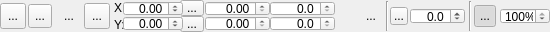
<?xml version="1.0" encoding="UTF-8"?>
<ui version="4.0">
 <class>ImageToolbarWidget</class>
 <widget class="QWidget" name="ImageToolbarWidget">
  <property name="geometry">
   <rect>
    <x>0</x>
    <y>0</y>
    <width>550</width>
    <height>32</height>
   </rect>
  </property>
  <property name="minimumSize">
   <size>
    <width>550</width>
    <height>0</height>
   </size>
  </property>
  <widget class="QToolButton" name="importImage_ToolButton">
   <property name="geometry">
    <rect>
     <x>0</x>
     <y>3</y>
     <width>26</width>
     <height>26</height>
    </rect>
   </property>
   <property name="text">
    <string>...</string>
   </property>
   <property name="icon">
    <iconset resource="../vmisc/share/resources/icon.qrc">
     <normaloff>:/icon/32x32/add_image.png</normaloff>:/icon/32x32/add_image.png</iconset>
   </property>
   <property name="iconSize">
    <size>
     <width>26</width>
     <height>26</height>
    </size>
   </property>
  </widget>
  <widget class="QToolButton" name="deleteImage_ToolButton">
   <property name="geometry">
    <rect>
     <x>28</x>
     <y>4</y>
     <width>24</width>
     <height>24</height>
    </rect>
   </property>
   <property name="text">
    <string>...</string>
   </property>
   <property name="icon">
    <iconset resource="../vmisc/share/resources/icon.qrc">
     <normaloff>:/icon/32x32/trashcan.png</normaloff>:/icon/32x32/trashcan.png</iconset>
   </property>
   <property name="iconSize">
    <size>
     <width>24</width>
     <height>24</height>
    </size>
   </property>
   <property name="checkable">
    <bool>true</bool>
   </property>
  </widget>
  <widget class="QToolButton" name="locked_ToolButton">
   <property name="geometry">
    <rect>
     <x>56</x>
     <y>3</y>
     <width>26</width>
     <height>26</height>
    </rect>
   </property>
   <property name="styleSheet">
    <string notr="true">QToolButton{
border: none
}

QToolButton::checked{
border: none
}

QToolButton::hover{
border-image: url(:/icon/32x32/lock_hover.png);
}

</string>
   </property>
   <property name="text">
    <string>...</string>
   </property>
   <property name="icon">
    <iconset resource="../vmisc/share/resources/icon.qrc">
     <normaloff>:/icon/32x32/lock_off.png</normaloff>
     <normalon>:/icon/32x32/lock_on.png</normalon>:/icon/32x32/lock_off.png</iconset>
   </property>
   <property name="iconSize">
    <size>
     <width>26</width>
     <height>26</height>
    </size>
   </property>
   <property name="checkable">
    <bool>true</bool>
   </property>
  </widget>
  <widget class="QToolButton" name="setAlignment_ToolButton">
   <property name="geometry">
    <rect>
     <x>84</x>
     <y>3</y>
     <width>26</width>
     <height>26</height>
    </rect>
   </property>
   <property name="text">
    <string>...</string>
   </property>
   <property name="icon">
    <iconset resource="../vmisc/share/resources/icon.qrc">
     <normaloff>:/icon/32x32/alignment.png</normaloff>:/icon/32x32/alignment.png</iconset>
   </property>
   <property name="iconSize">
    <size>
     <width>26</width>
     <height>26</height>
    </size>
   </property>
   <property name="checkable">
    <bool>true</bool>
   </property>
  </widget>
  <widget class="QToolButton" name="aspectLocked_ToolButton">
   <property name="geometry">
    <rect>
     <x>337</x>
     <y>5</y>
     <width>22</width>
     <height>22</height>
    </rect>
   </property>
   <property name="styleSheet">
    <string notr="true">QToolButton{
border: none
}

QToolButton::checked{
border: none
}
</string>
   </property>
   <property name="icon">
    <iconset resource="../vmisc/share/resources/icon.qrc">
     <normaloff>:/icon/32x32/lock_off.png</normaloff>
     <normalon>:/icon/32x32/lock_on.png</normalon>:/icon/32x32/lock_off.png</iconset>
   </property>
   <property name="iconSize">
    <size>
     <width>22</width>
     <height>22</height>
    </size>
   </property>
   <property name="checkable">
    <bool>true</bool>
   </property>
   <property name="checked">
    <bool>true</bool>
   </property>
  </widget>
  <widget class="QToolButton" name="units_ToolButton">
   <property name="geometry">
    <rect>
     <x>360</x>
     <y>5</y>
     <width>22</width>
     <height>22</height>
    </rect>
   </property>
   <property name="styleSheet">
    <string notr="true">QToolButton{
border: none
}

QToolButton::checked{
border: none
}
</string>
   </property>
   <property name="text">
    <string>...</string>
   </property>
   <property name="icon">
    <iconset resource="../vmisc/share/resources/icon.qrc">
     <normaloff>:/icon/32x32/units_px_on.png</normaloff>:/icon/32x32/units_px_on.png</iconset>
   </property>
   <property name="iconSize">
    <size>
     <width>22</width>
     <height>22</height>
    </size>
   </property>
   <property name="checkable">
    <bool>true</bool>
   </property>
  </widget>
  <widget class="Line" name="line">
   <property name="geometry">
    <rect>
     <x>386</x>
     <y>1</y>
     <width>3</width>
     <height>30</height>
    </rect>
   </property>
   <property name="orientation">
    <enum>Qt::Vertical</enum>
   </property>
  </widget>
  <widget class="QToolButton" name="visible_ToolButton">
   <property name="geometry">
    <rect>
     <x>474</x>
     <y>5</y>
     <width>22</width>
     <height>22</height>
    </rect>
   </property>
   <property name="styleSheet">
    <string notr="true">QToolButton::indicator:checked{
image: url(:/icon/32x32/visible_on.png);
}

QToolButton::indicator:checked:hover{
image: url(:/icon/32x32/visible_hover.png);
}

QToolButton::indicator:unchecked{
image: url(:/icon/32x32/visible_off.png);
}

QToolButton::indicator:unchecked:hover{
image: url(:/icon/32x32/visible_hover.png);
}</string>
   </property>
   <property name="text">
    <string>...</string>
   </property>
   <property name="icon">
    <iconset resource="../vmisc/share/resources/icon.qrc">
     <normaloff>:/icon/32x32/visible_off.png</normaloff>
     <normalon>:/icon/32x32/visible_on.png</normalon>:/icon/32x32/visible_off.png</iconset>
   </property>
   <property name="iconSize">
    <size>
     <width>22</width>
     <height>22</height>
    </size>
   </property>
   <property name="checkable">
    <bool>true</bool>
   </property>
   <property name="checked">
    <bool>true</bool>
   </property>
  </widget>
  <widget class="QDoubleSpinBox" name="opacity_DoubleSpinBox">
   <property name="geometry">
    <rect>
     <x>500</x>
     <y>8</y>
     <width>50</width>
     <height>16</height>
    </rect>
   </property>
   <property name="minimumSize">
    <size>
     <width>0</width>
     <height>16</height>
    </size>
   </property>
   <property name="maximumSize">
    <size>
     <width>50</width>
     <height>16</height>
    </size>
   </property>
   <property name="alignment">
    <set>Qt::AlignRight|Qt::AlignTrailing|Qt::AlignVCenter</set>
   </property>
   <property name="suffix">
    <string>%</string>
   </property>
   <property name="decimals">
    <number>0</number>
   </property>
   <property name="maximum">
    <double>100.000000000000000</double>
   </property>
   <property name="singleStep">
    <double>1.000000000000000</double>
   </property>
   <property name="value">
    <double>100.000000000000000</double>
   </property>
  </widget>
  <widget class="QDoubleSpinBox" name="rotation_DoubleSpinBox">
   <property name="geometry">
    <rect>
     <x>410</x>
     <y>8</y>
     <width>55</width>
     <height>16</height>
    </rect>
   </property>
   <property name="minimumSize">
    <size>
     <width>55</width>
     <height>0</height>
    </size>
   </property>
   <property name="maximumSize">
    <size>
     <width>55</width>
     <height>16</height>
    </size>
   </property>
   <property name="alignment">
    <set>Qt::AlignRight|Qt::AlignTrailing|Qt::AlignVCenter</set>
   </property>
   <property name="decimals">
    <number>1</number>
   </property>
   <property name="minimum">
    <double>-360.000000000000000</double>
   </property>
   <property name="maximum">
    <double>360.000000000000000</double>
   </property>
   <property name="singleStep">
    <double>0.100000000000000</double>
   </property>
   <property name="value">
    <double>0.000000000000000</double>
   </property>
  </widget>
  <widget class="QLabel" name="x_Label">
   <property name="geometry">
    <rect>
     <x>114</x>
     <y>0</y>
     <width>16</width>
     <height>16</height>
    </rect>
   </property>
   <property name="text">
    <string>X:</string>
   </property>
  </widget>
  <widget class="QLabel" name="y_Label">
   <property name="geometry">
    <rect>
     <x>114</x>
     <y>17</y>
     <width>16</width>
     <height>16</height>
    </rect>
   </property>
   <property name="text">
    <string>Y:</string>
   </property>
  </widget>
  <widget class="QToolButton" name="horizontal_Label">
   <property name="geometry">
    <rect>
     <x>180</x>
     <y>0</y>
     <width>24</width>
     <height>16</height>
    </rect>
   </property>
   <property name="text">
    <string>...</string>
   </property>
   <property name="icon">
    <iconset resource="../vmisc/share/resources/icon.qrc">
     <normaloff>:/icon/32x32/horizontal_arrow.png</normaloff>:/icon/32x32/horizontal_arrow.png</iconset>
   </property>
   <property name="iconSize">
    <size>
     <width>24</width>
     <height>22</height>
    </size>
   </property>
  </widget>
  <widget class="QToolButton" name="vertical_Label">
   <property name="geometry">
    <rect>
     <x>180</x>
     <y>16</y>
     <width>24</width>
     <height>16</height>
    </rect>
   </property>
   <property name="text">
    <string>...</string>
   </property>
   <property name="icon">
    <iconset resource="../vmisc/share/resources/icon.qrc">
     <normaloff>:/icon/32x32/vertical_arrow.png</normaloff>:/icon/32x32/vertical_arrow.png</iconset>
   </property>
   <property name="iconSize">
    <size>
     <width>24</width>
     <height>16</height>
    </size>
   </property>
  </widget>
  <widget class="QToolButton" name="rotation_Label">
   <property name="geometry">
    <rect>
     <x>390</x>
     <y>7</y>
     <width>18</width>
     <height>18</height>
    </rect>
   </property>
   <property name="text">
    <string>...</string>
   </property>
   <property name="icon">
    <iconset resource="../vmisc/share/resources/icon.qrc">
     <normaloff>:/icon/32x32/clockwise.png</normaloff>:/icon/32x32/clockwise.png</iconset>
   </property>
   <property name="iconSize">
    <size>
     <width>16</width>
     <height>16</height>
    </size>
   </property>
  </widget>
  <widget class="Line" name="line_2">
   <property name="geometry">
    <rect>
     <x>469</x>
     <y>1</y>
     <width>3</width>
     <height>30</height>
    </rect>
   </property>
   <property name="orientation">
    <enum>Qt::Vertical</enum>
   </property>
  </widget>
  <widget class="QDoubleSpinBox" name="xPosition_DoubleSpinBox">
   <property name="geometry">
    <rect>
     <x>123</x>
     <y>1</y>
     <width>60</width>
     <height>15</height>
    </rect>
   </property>
   <property name="minimumSize">
    <size>
     <width>0</width>
     <height>15</height>
    </size>
   </property>
   <property name="maximumSize">
    <size>
     <width>60</width>
     <height>15</height>
    </size>
   </property>
   <property name="alignment">
    <set>Qt::AlignRight|Qt::AlignTrailing|Qt::AlignVCenter</set>
   </property>
   <property name="keyboardTracking">
    <bool>false</bool>
   </property>
   <property name="minimum">
    <double>-16000.000000000000000</double>
   </property>
   <property name="maximum">
    <double>16000.000000000000000</double>
   </property>
  </widget>
  <widget class="QDoubleSpinBox" name="yPosition_DoubleSpinBox">
   <property name="geometry">
    <rect>
     <x>123</x>
     <y>16</y>
     <width>60</width>
     <height>15</height>
    </rect>
   </property>
   <property name="minimumSize">
    <size>
     <width>60</width>
     <height>15</height>
    </size>
   </property>
   <property name="maximumSize">
    <size>
     <width>60</width>
     <height>15</height>
    </size>
   </property>
   <property name="alignment">
    <set>Qt::AlignRight|Qt::AlignTrailing|Qt::AlignVCenter</set>
   </property>
   <property name="keyboardTracking">
    <bool>false</bool>
   </property>
   <property name="minimum">
    <double>-16000.000000000000000</double>
   </property>
   <property name="maximum">
    <double>16000.000000000000000</double>
   </property>
  </widget>
  <widget class="QDoubleSpinBox" name="height_DoubleSpinBox">
   <property name="geometry">
    <rect>
     <x>205</x>
     <y>16</y>
     <width>65</width>
     <height>15</height>
    </rect>
   </property>
   <property name="minimumSize">
    <size>
     <width>65</width>
     <height>15</height>
    </size>
   </property>
   <property name="maximumSize">
    <size>
     <width>65</width>
     <height>15</height>
    </size>
   </property>
   <property name="alignment">
    <set>Qt::AlignRight|Qt::AlignTrailing|Qt::AlignVCenter</set>
   </property>
   <property name="keyboardTracking">
    <bool>false</bool>
   </property>
   <property name="decimals">
    <number>2</number>
   </property>
   <property name="maximum">
    <double>16000.000000000000000</double>
   </property>
   <property name="singleStep">
    <double>0.100000000000000</double>
   </property>
  </widget>
  <widget class="QDoubleSpinBox" name="width_DoubleSpinBox">
   <property name="geometry">
    <rect>
     <x>205</x>
     <y>1</y>
     <width>65</width>
     <height>15</height>
    </rect>
   </property>
   <property name="minimumSize">
    <size>
     <width>65</width>
     <height>15</height>
    </size>
   </property>
   <property name="maximumSize">
    <size>
     <width>65</width>
     <height>15</height>
    </size>
   </property>
   <property name="alignment">
    <set>Qt::AlignRight|Qt::AlignTrailing|Qt::AlignVCenter</set>
   </property>
   <property name="keyboardTracking">
    <bool>false</bool>
   </property>
   <property name="decimals">
    <number>2</number>
   </property>
   <property name="maximum">
    <double>16000.000000000000000</double>
   </property>
   <property name="singleStep">
    <double>0.100000000000000</double>
   </property>
  </widget>
  <widget class="QDoubleSpinBox" name="yScale_DoubleSpinBox">
   <property name="geometry">
    <rect>
     <x>270</x>
     <y>16</y>
     <width>65</width>
     <height>15</height>
    </rect>
   </property>
   <property name="minimumSize">
    <size>
     <width>65</width>
     <height>15</height>
    </size>
   </property>
   <property name="maximumSize">
    <size>
     <width>65</width>
     <height>15</height>
    </size>
   </property>
   <property name="alignment">
    <set>Qt::AlignRight|Qt::AlignTrailing|Qt::AlignVCenter</set>
   </property>
   <property name="keyboardTracking">
    <bool>false</bool>
   </property>
   <property name="decimals">
    <number>1</number>
   </property>
   <property name="singleStep">
    <double>0.100000000000000</double>
   </property>
  </widget>
  <widget class="QDoubleSpinBox" name="xScale_DoubleSpinBox">
   <property name="geometry">
    <rect>
     <x>270</x>
     <y>1</y>
     <width>65</width>
     <height>15</height>
    </rect>
   </property>
   <property name="minimumSize">
    <size>
     <width>65</width>
     <height>15</height>
    </size>
   </property>
   <property name="maximumSize">
    <size>
     <width>65</width>
     <height>15</height>
    </size>
   </property>
   <property name="alignment">
    <set>Qt::AlignRight|Qt::AlignTrailing|Qt::AlignVCenter</set>
   </property>
   <property name="keyboardTracking">
    <bool>false</bool>
   </property>
   <property name="decimals">
    <number>1</number>
   </property>
   <property name="maximum">
    <double>100.000000000000000</double>
   </property>
   <property name="singleStep">
    <double>0.100000000000000</double>
   </property>
  </widget>
 </widget>
 <resources>
  <include location="../vmisc/share/resources/icon.qrc"/>
 </resources>
 <connections/>
</ui>
